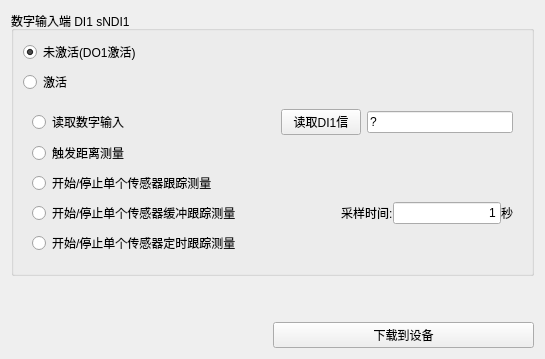
              <widget class="QWidget" name="tab_manualmeasure">
               <attribute name="title">
                <string>手动触发测量配置</string>
               </attribute>
               <layout class="QVBoxLayout" name="verticalLayout_78">
                <item>
                 <layout class="QVBoxLayout" name="verticalLayout_31">
                  <item>
                   <widget class="QGroupBox" name="groupBox_21">
                    <property name="title">
                     <string>数字输入端 DI1 sNDI1</string>
                    </property>
                    <layout class="QVBoxLayout" name="verticalLayout_35">
                     <item>
                      <layout class="QVBoxLayout" name="verticalLayout_34">
                       <item>
                        <layout class="QVBoxLayout" name="verticalLayout_32">
                         <item>
                          <widget class="QRadioButton" name="notActivate">
                           <property name="text">
                            <string>未激活(DO1激活)</string>
                           </property>
                           <property name="checked">
                            <bool>true</bool>
                           </property>
                          </widget>
                         </item>
                         <item>
                          <widget class="QRadioButton" name="activate">
                           <property name="text">
                            <string>激活</string>
                           </property>
                          </widget>
                         </item>
                        </layout>
                       </item>
                       <item>
                        <widget class="QWidget" name="widget_activate" native="true">
                         <layout class="QVBoxLayout" name="verticalLayout_20">
                          <item>
                           <layout class="QHBoxLayout" name="horizontalLayout_56">
                            <item>
                             <widget class="QRadioButton" name="read_digital_input">
                              <property name="styleSheet">
                               <string notr="true"/>
                              </property>
                              <property name="text">
                               <string>读取数字输入</string>
                              </property>
                             </widget>
                            </item>
                            <item>
                             <spacer name="horizontalSpacer_11">
                              <property name="orientation">
                               <enum>Qt::Horizontal</enum>
                              </property>
                              <property name="sizeHint" stdset="0">
                               <size>
                                <width>80</width>
                                <height>20</height>
                               </size>
                              </property>
                             </spacer>
                            </item>
                            <item>
                             <widget class="QPushButton" name="read_DI1_button">
                              <property name="text">
                               <string>读取DI1信</string>
                              </property>
                             </widget>
                            </item>
                            <item>
                             <widget class="QLineEdit" name="DI1_edit">
                              <property name="text">
                               <string>?</string>
                              </property>
                             </widget>
                            </item>
                           </layout>
                          </item>
                          <item>
                           <widget class="QRadioButton" name="trigger_distance_measure">
                            <property name="text">
                             <string>触发距离测量</string>
                            </property>
                           </widget>
                          </item>
                          <item>
                           <widget class="QRadioButton" name="track_measure">
                            <property name="text">
                             <string>开始/停止单个传感器跟踪测量</string>
                            </property>
                           </widget>
                          </item>
                          <item>
                           <layout class="QHBoxLayout" name="horizontalLayout_58">
                            <property name="spacing">
                             <number>100</number>
                            </property>
                            <item>
                             <widget class="QRadioButton" name="buffer_track_measure">
                              <property name="text">
                               <string>开始/停止单个传感器缓冲跟踪测量</string>
                              </property>
                             </widget>
                            </item>
                            <item>
                             <layout class="QHBoxLayout" name="horizontalLayout_55">
                              <property name="spacing">
                               <number>0</number>
                              </property>
                              <item>
                               <widget class="QLabel" name="label_38">
                                <property name="text">
                                 <string>采样时间:</string>
                                </property>
                               </widget>
                              </item>
                              <item>
                               <widget class="QLineEdit" name="time">
                                <property name="text">
                                 <string>1</string>
                                </property>
                                <property name="alignment">
                                 <set>Qt::AlignRight|Qt::AlignTrailing|Qt::AlignVCenter</set>
                                </property>
                               </widget>
                              </item>
                              <item>
                               <widget class="QLabel" name="label_39">
                                <property name="text">
                                 <string>秒</string>
                                </property>
                               </widget>
                              </item>
                             </layout>
                            </item>
                           </layout>
                          </item>
                          <item>
                           <widget class="QRadioButton" name="timed_track_measure">
                            <property name="text">
                             <string>开始/停止单个传感器定时跟踪测量</string>
                            </property>
                           </widget>
                          </item>
                         </layout>
                        </widget>
                       </item>
                      </layout>
                     </item>
                    </layout>
                   </widget>
                  </item>
                  <item>
                   <spacer name="verticalSpacer_10">
                    <property name="orientation">
                     <enum>Qt::Vertical</enum>
                    </property>
                    <property name="sizeHint" stdset="0">
                     <size>
                      <width>20</width>
                      <height>40</height>
                     </size>
                    </property>
                   </spacer>
                  </item>
                  <item>
                   <layout class="QHBoxLayout" name="horizontalLayout_97">
                    <item>
                     <spacer name="horizontalSpacer_24">
                      <property name="orientation">
                       <enum>Qt::Horizontal</enum>
                      </property>
                      <property name="sizeHint" stdset="0">
                       <size>
                        <width>40</width>
                        <height>20</height>
                       </size>
                      </property>
                     </spacer>
                    </item>
                    <item>
                     <widget class="QPushButton" name="downtodevice_8">
                      <property name="sizePolicy">
                       <sizepolicy hsizetype="Expanding" vsizetype="Preferred">
                        <horstretch>0</horstretch>
                        <verstretch>0</verstretch>
                       </sizepolicy>
                      </property>
                      <property name="text">
                       <string>下载到设备</string>
                      </property>
                     </widget>
                    </item>
                   </layout>
                  </item>
                 </layout>
                </item>
               </layout>
              </widget>
